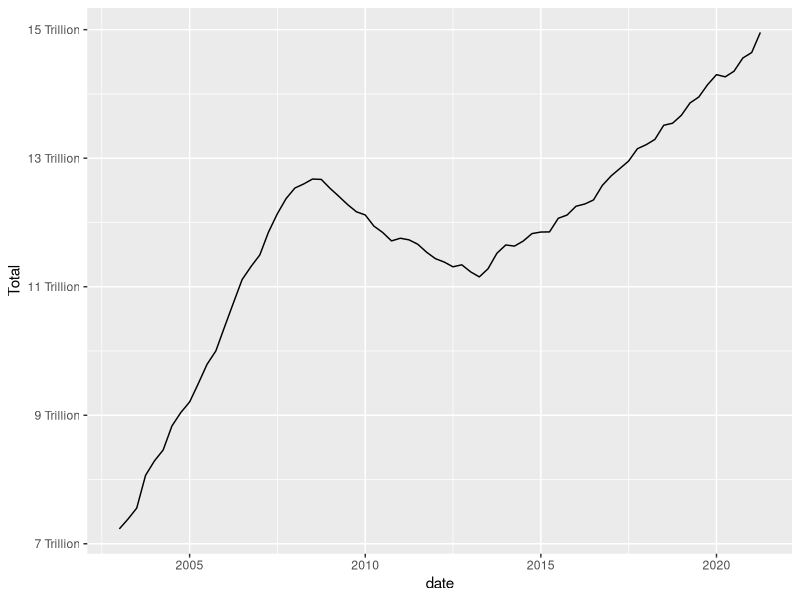
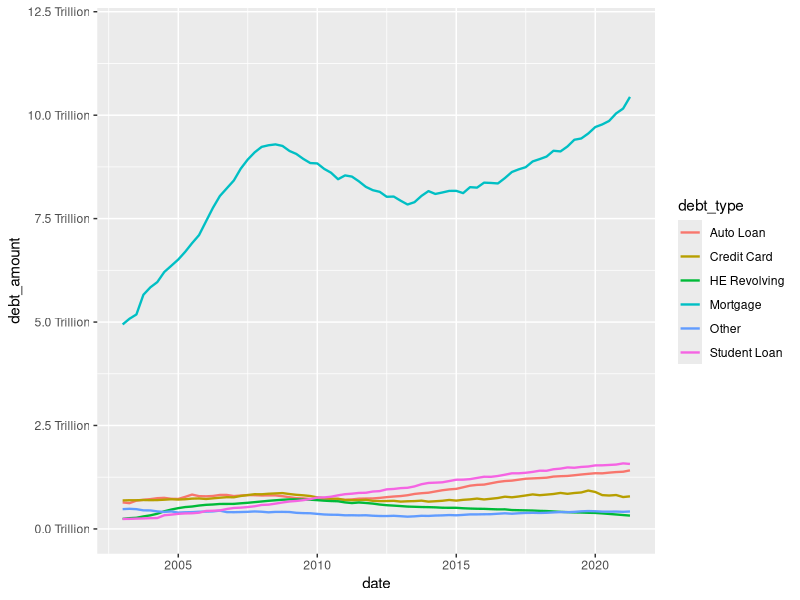

Generate these figures, in order, with R:
## ---- chunk 1
#| label: setup
#| warning: false
library(tidyverse)
library("readxl")
library(lubridate)
knitr::opts_chunk$set(echo = TRUE)
## ---- chunk 2
debt_data <-read_excel("_data/debt_in_trillions.xlsx")
debt_data
## ---- chunk 3
debt <- debt_data%>%
        mutate(date = parse_date_time(`Year and Quarter`, orders="yq"))

ggplot(debt, aes(x=date, y=Total)) +
  geom_line()+
  scale_y_continuous(labels = scales::label_number(suffix = " Trillion"))
## ---- chunk 4
debt_tidy<-debt%>%
  pivot_longer(cols = 2:7,
               names_to = "debt_type", 
               values_to = "debt_amount") %>%
  select(-Total)

ggplot(debt_tidy, aes(x=date, y=debt_amount, color=debt_type)) +
  geom_line(linewidth=0.8) +
  theme(legend.position = "right") +
  scale_y_continuous(labels = scales::label_number(suffix = " Trillion"), limits=c(0,12))
